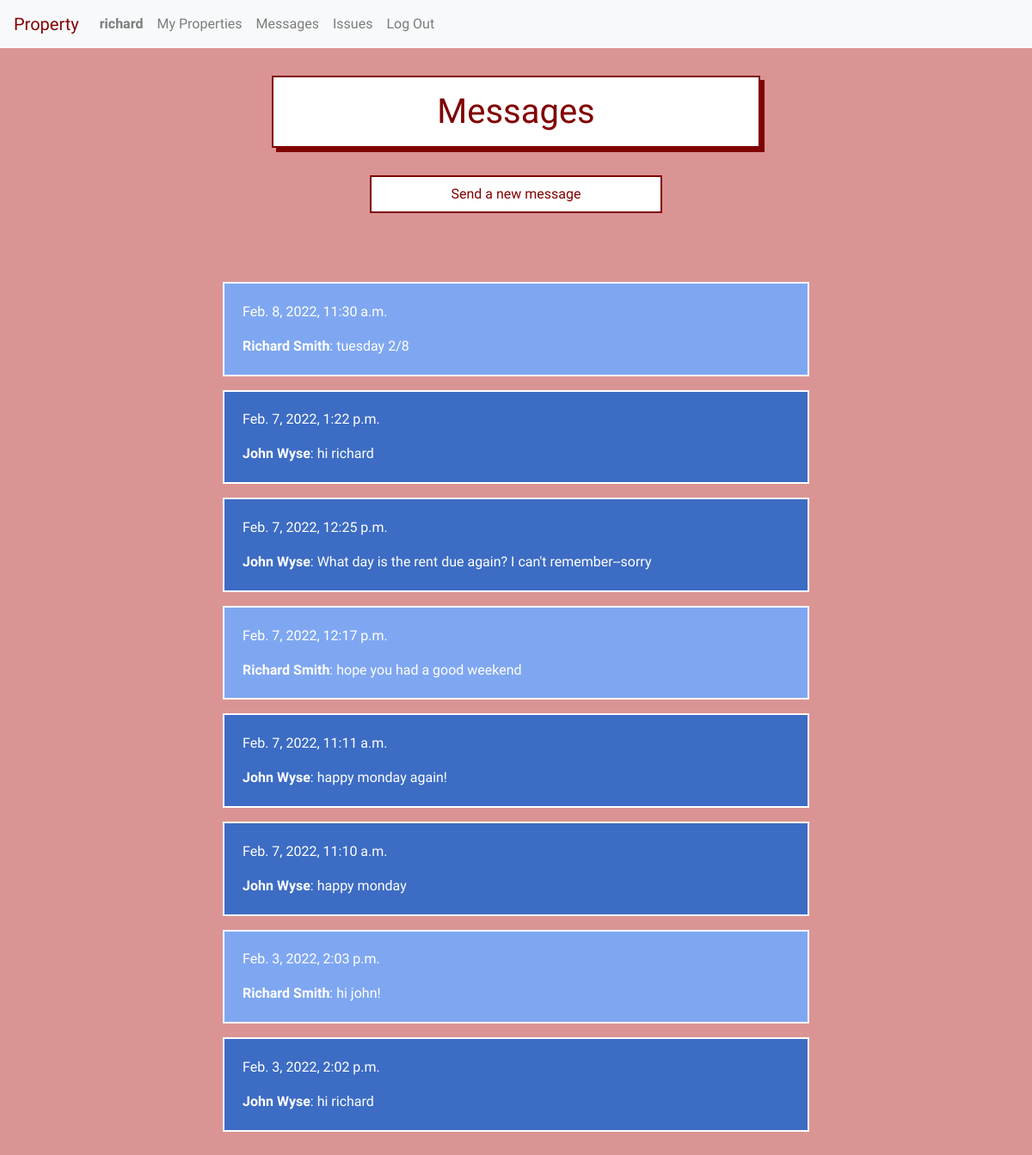
The page /unit_messages/3 (signed in) on the database as committed earlier.
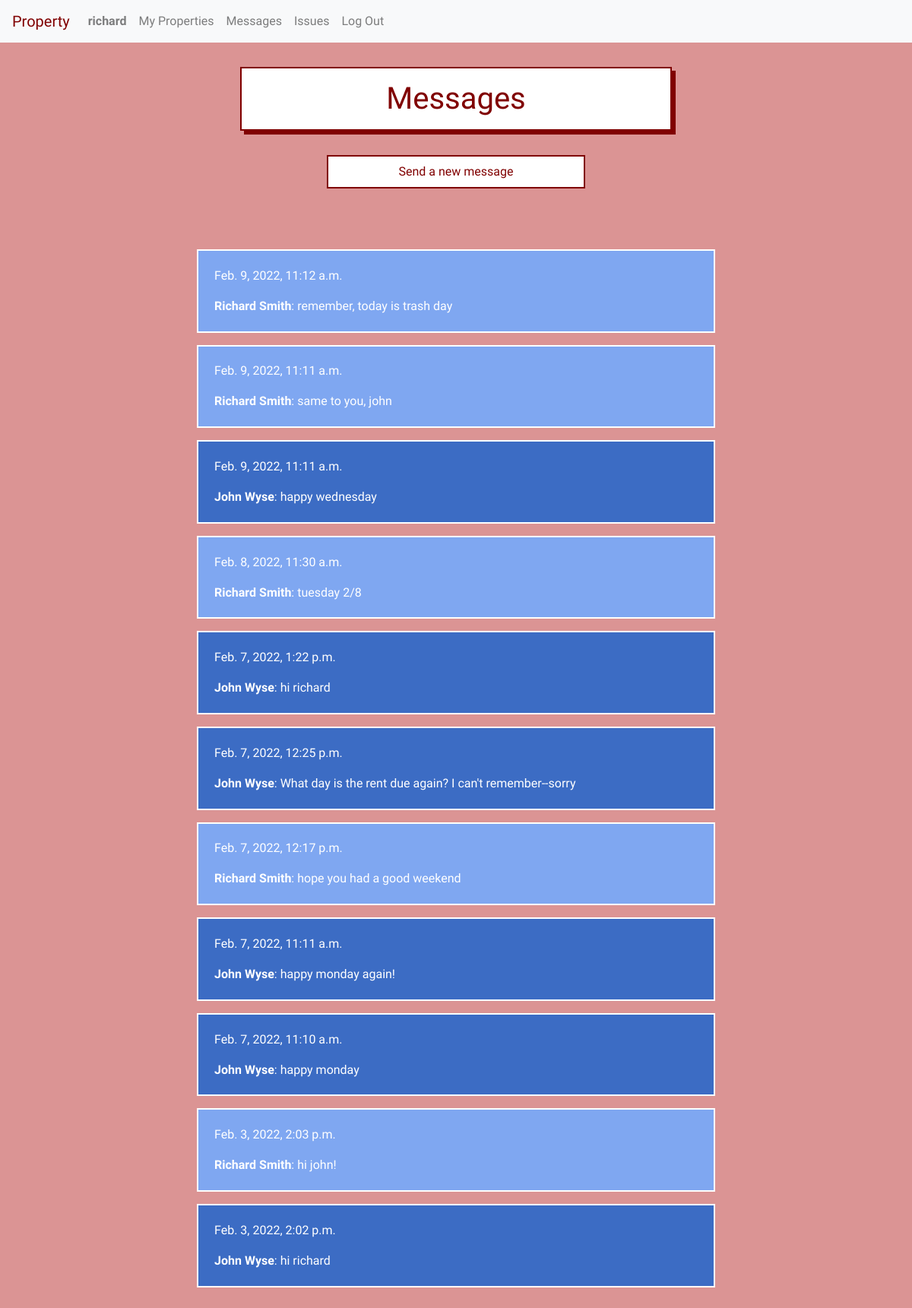
The same page on the database as committed later.
### property/models.py (models this page shows, shortened)
class User(AbstractUser):
    tenant = models.BooleanField(default=True)
    manager = models.BooleanField(default=False)

class Message(models.Model):
    sender = models.ForeignKey(User, on_delete=models.CASCADE, related_name="senders")
    recipient = models.ForeignKey(User, on_delete=models.CASCADE, related_name="recipients")
    timestamp = models.DateTimeField(default=timezone.now)
    image = models.URLField(blank=True, default='', max_length=1000)
    text = models.TextField(max_length=1000, default=" ", null=False, blank=False)
    read = models.BooleanField(default=False)

### property/views.py (the view, shortened to what this page needs)
# urls.py: path("unit_messages/<int:unit_id>", views.unit_messages, name="unit_messages"),
@login_required
def unit_messages(request, unit_id):
    if request.method == "GET":
        unit = Unit.objects.get(id=unit_id)
        if request.user.manager:
            messages = Message.objects.filter(sender=request.user).filter(recipient=unit.tenant) | Message.objects.filter(recipient=request.user).filter(sender=unit.tenant)
            ordered_messages = Message.objects.filter(id__in=messages).order_by('-timestamp')
            return render(request, 'property/unit_messages.html', {
                "messages": ordered_messages,
                "unit": unit
            })
    else:
        return render(request, 'property/error.html')

### property/templates/property/unit_messages.html (shortened to what this page needs)
{% extends "property/layout.html" %}
{% block body %}
<h1>Messages</h1>
{% if user.is_authenticated and request.user == unit.manager or request.user == unit.tenant%}
    <button onclick="show_send_message_form_block()" class="show_send_a_message_form">Send a new message</button><br>
    <br><br>
    {% for message in messages %}
    <div class="listed-item-messages-{{message.sender.tenant}}">
        <div class="original_message_content">
            <p class="timestamp">{{ message.timestamp }}</p>
            <p id="original_content_{{message.id}}"><strong>{{ message.sender.first_name }} {{ message.sender.last_name }}</strong>: {{ message.text }}</p>
        </div>
    </div>
    {% endfor %}
{% else %}
<br><br>
You don't have permission to view this page.
{% endif %}
{% endblock %}

### property/templates/property/layout.html (shortened to what this page needs)
{% load static %}
<!DOCTYPE html>
<html lang="en">
    <head>
        <link rel="stylesheet" href="https://stackpath.bootstrapcdn.com/bootstrap/4.3.1/css/bootstrap.min.css">
        <link href="{% static 'property/styles.css' %}" rel="stylesheet">
    </head>
    <body>
        {% if user.is_authenticated %}
        <nav class="navbar sticky-top navbar-expand-lg navbar-light bg-light">
            <a id="property" class="navbar-brand" href="{% url 'index' %}">Property</a>
            <div class="collapse navbar-collapse" id="navbarTogglerDemo02">
              <ul class="navbar-nav mr-auto mt-2 mt-lg-0">
                <li class="nav-item">
                    <a class="nav-link" href="{% url 'profile' %}"><strong>{{ user.username }}</strong></a>
                </li>
                {% if user.manager %}
                <li class="nav-item">
                    <a class="nav-link" href="{% url 'index' %}">My Properties</a>
                </li>
                {% endif %}
                <li class="nav-item">
                    <a class="nav-link" href="{% url 'messages' %}">Messages</a>
                </li>
                <li class="nav-item">
                    <a class="nav-link" href="{% url 'issues' %}">Issues</a>
                </li>
                <li class="nav-item">
                    <a class="nav-link" href="{% url 'logout' %}">Log Out</a>
                </li>
              </ul>
            </div>
          </nav>
        {% endif %}
        <div class="body">
        {% block body %}
        {% endblock %}
        </div>
    </body>
</html>

### property/static/property/styles.css (style rules this page uses)
:root { --blue: rgb(60, 108, 196); --lightblue: rgb(127, 167, 241); }
body { background-color: rgb(219, 148, 148); color: maroon; font-family: 'Yusei Magic', sans-serif; }
#property { color: maroon; }
a { text-decoration: none !important; }
.body { padding: 2rem; text-align: center; }
h1 { padding: 1rem; margin-bottom: 1rem; margin: auto; text-align: center; border: maroon solid 2px; background-color: white; color: maroon; display: block; box-shadow: 5px 5px; width: 50%; min-width: 350px; }
.listed-item-messages-True { padding: .3rem; margin: auto; width: 60%; min-width: 300px; margin-bottom: 1rem; text-align: center; border: white solid 2px; background-color: var(--blue); color: white; display: block; }
.listed-item-messages-False { padding: .3rem; margin: auto; width: 60%; min-width: 300px; margin-bottom: 1rem; text-align: center; border: white solid 2px; background-color: var(--lightblue); color: white; display: block; }
.show_send_a_message_form, .show_report_an_issue_form, .add-property-link { padding: 0.5rem; margin: auto; width: 30%; min-width: 200px; margin-bottom: 2rem; margin-top: 2rem; text-align: center; border: maroon solid 2px; background-color: white; color: maroon; }
.edit_message, .original_message_content { width: 80%; min-width: 250px; text-align: left; margin: 1rem; }

Rows that differ between the two databases and show on the page:
added Message: timestamp "Feb. 9, 2022, 11:12 a.m.", sender.first_name "Richard", sender.last_name "Smith", text "remember, today is trash day"
added Message: timestamp "Feb. 9, 2022, 11:11 a.m.", sender.first_name "Richard", sender.last_name "Smith", text "same to you, john"
added Message: timestamp "Feb. 9, 2022, 11:11 a.m.", sender.first_name "John", sender.last_name "Wyse", text "happy wednesday"
